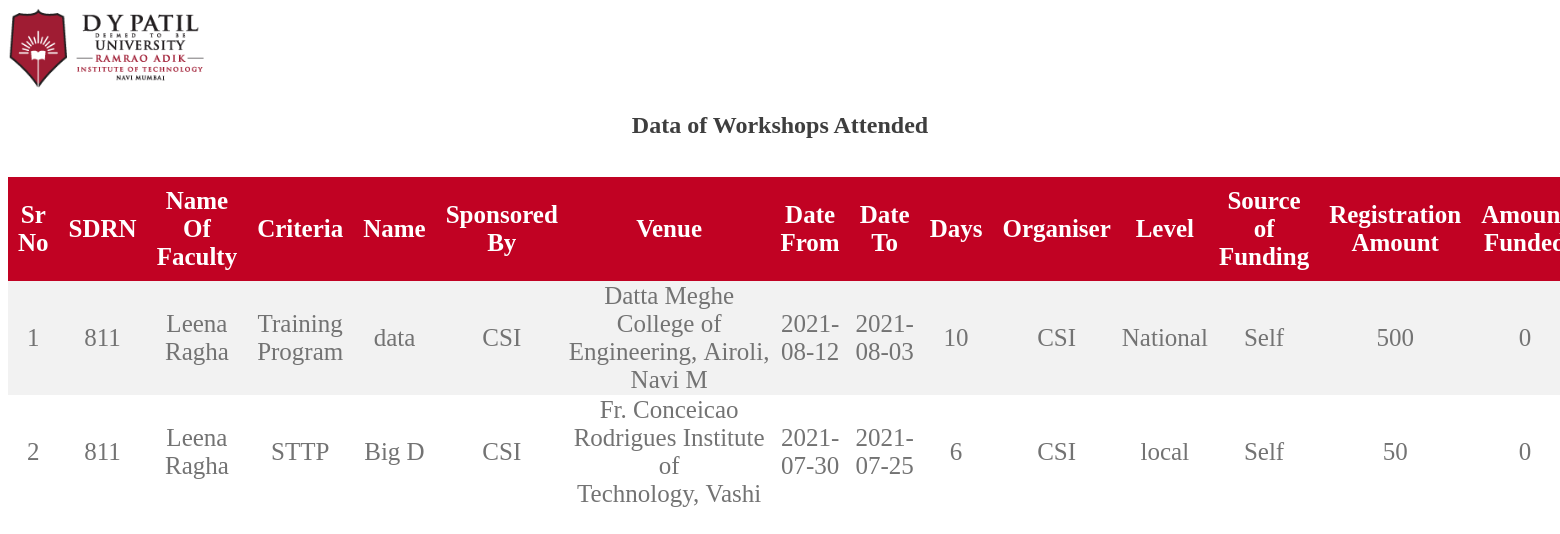
Screenshot of /modules/FacultyParticipation/faculty/UpDelWorkshop.php (signed in) with the database file from the repository.
### tables this page shows
CREATE TABLE `workshop` (
  `Srno` int(11) NOT NULL,
  `SDRN` int(11) NOT NULL,
  `Name` varchar(30) NOT NULL,
  `criteria` varchar(16) NOT NULL,
  `Name_workshop` varchar(5) NOT NULL,
  `sponsor` varchar(4) NOT NULL,
  `venue` varchar(80) NOT NULL,
  `sdate` date NOT NULL,
  `edate` date NOT NULL,
  `ndays` int(11) NOT NULL,
  `organiser` varchar(28) NOT NULL,
  `org_type` varchar(8) NOT NULL,
  `sfunding` varchar(21) NOT NULL,
  `ramount` int(11) NOT NULL,
  `amount_funded` int(11) NOT NULL,
  `TA` int(11) NOT NULL,
  `uploads` varchar(80) NOT NULL
);

### modules/FacultyParticipation/faculty/session.php (called while the page is built, shortened)
<?php
$user_check = $_SESSION['login_user'];

### modules/FacultyParticipation/faculty/UpDelWorkshop.php (the view, shortened to what this page needs)
<!DOCTYPE html>
<html>
<head>
</head>
<body>
<a href="welcome.php"><img src="images/logo.png" style="height:10vh;width:auto"></a>
<h2>Data of Workshops Attended</h2>
    <br>
    <table>
        <tr>
           <th>Sr No</th>
           <th>SDRN</th>
            <th>Name Of Faculty</th>
            <th>Criteria</th>
            <th>Name</th>
            <th>Sponsored By</th>
            <th>Venue</th>
            <th>Date From</th>
            <th>Date To</th>
			 <th>Days</th>
			 <th>Organiser</th>
			 <th>Level</th>
			 <th>Source of Funding</th>
			 <th>Registration Amount</th>
			 <th>Amount Funded</th>
        </tr>
        <?php
           include('session.php');
			$link = mysqli_connect("localhost", "root", "", "faculty_par");
$sdrn=$user_check;
                $query = " SELECT * FROM workshop WHERE SDRN = '$sdrn' ";
                $query_run = mysqli_query($link,$query);
                $srno=1;
                while($row = mysqli_fetch_array($query_run))
                {
                    echo "<tr>";
                            echo "<td>" . $srno . "</td>";
                            echo "<td>" . $row['SDRN'] . "</td>";
                            echo "<td>" . $row['Name'] . "</td>";
                            echo "<td>" . $row['criteria'] . "</td>";
                            echo "<td>" . $row['Name_workshop'] . "</td>";
                            echo "<td>" . $row['sponsor'] . "</td>";
                            echo "<td>" . $row['venue'] . "</td>";
                            echo "<td>" . $row['sdate'] . "</td>";
							echo "<td>" . $row['edate'] . "</td>";
							echo "<td>" . $row['ndays'] . "</td>";
							echo "<td>" . $row['organiser'] . "</td>";
							echo "<td>" . $row['org_type'] . "</td>";
							echo "<td>" . $row['sfunding'] . "</td>";
							echo "<td>" . $row['ramount'] . "</td>";
							echo "<td>" . $row['amount_funded'] . "</td>";
                    echo "</tr>";
                    $srno++;
                }
            ?>
        </table>
    <br>
    <br>
</body>
</html>

### modules/FacultyParticipation/faculty/UpDelWorkshop.php (style rules this page uses)
table { border-collapse: collapse; width: 100%; color: #737373; font-size: 25px; text-align: center; }
th { padding: 10px; background-color: #C10223; color: white; }
tr:nth-child(even) { background-color: #f2f2f2 }
h2 { text-align: center; font-family: inherit; color: #3e3e3e; }

### rows the page displays
workshop: SDRN "811", Name "Leena Ragha", criteria "Training Program", Name_workshop "data", sponsor "CSI", venue "Datta Meghe College of Engineering, Airoli, Navi M", sdate "2021-08-12", edate "2021-08-03", ndays "10", organiser "CSI", org_type "National", sfunding "Self", ramount "500", amount_funded "0"
workshop: SDRN "811", Name "Leena Ragha", criteria "STTP", Name_workshop "Big D", sponsor "CSI", venue "Fr. Conceicao Rodrigues Institute of Technology, Vashi", sdate "2021-07-30", edate "2021-07-25", ndays "6", organiser "CSI", org_type "local", sfunding "Self", ramount "50", amount_funded "0"
